Frame 1 (no input): blank canvas, image omitted
Frame 60 (the mouse pressed at the canvas centre just before this capture): blank canvas, image omitted
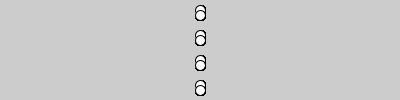
Frame 120 (the mouse held since frame 60 and released just before this capture)

The Processing sketch whose frames 1 and 60 were blank and that drew this single picture after the mouse press (run headless with seeded random() and noise(); from frame 60 on, the mouse is pressed at the canvas centre):

// Processing sketch: sketch__33_1
// ── sketch__33_1.pde
//THIS SKETCH USES ARRAY TO DRAW A SET OF ELLIPSES
//USE CLICK AND DRAG THEM AROUND THE SCREEN TO DRAW THOSE ELLIPSES

void setup()
{
  size(400, 100);
  ellipseMode(CENTER);
}

void draw()
{
  if (mousePressed==true) {
    int[] y = { 
      10, 15, 35, 40, 60, 65, 85, 90  //SETTING UP THE ELLIPSES USING ARRAY
    };
    println(y);

    for (int i = 0; i < y.length; i++) {
      ellipse(mouseX, y[i], 10, 10);   //THIS DRAWS THE ELLIPSES ON MOUSE CLICK
    }
  }
}
